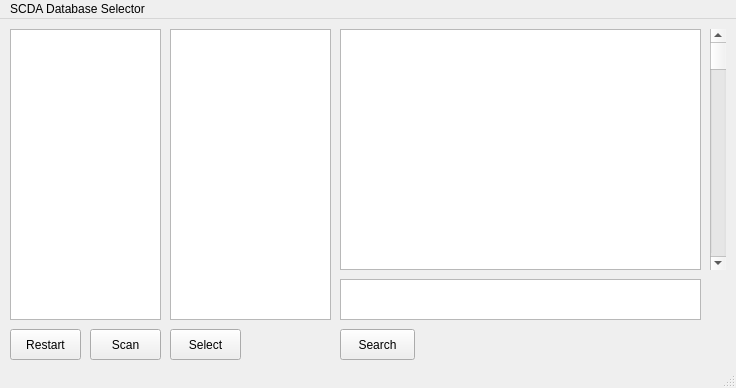
<?xml version="1.0" encoding="UTF-8"?>
<ui version="4.0">
 <class>MainWindow</class>
 <widget class="QMainWindow" name="MainWindow">
  <property name="geometry">
   <rect>
    <x>0</x>
    <y>0</y>
    <width>736</width>
    <height>388</height>
   </rect>
  </property>
  <property name="windowTitle">
   <string>MainWindow</string>
  </property>
  <widget class="QWidget" name="centralwidget">
   <widget class="QListView" name="listView">
    <property name="geometry">
     <rect>
      <x>10</x>
      <y>10</y>
      <width>151</width>
      <height>291</height>
     </rect>
    </property>
   </widget>
   <widget class="QListView" name="listView_2">
    <property name="geometry">
     <rect>
      <x>340</x>
      <y>10</y>
      <width>361</width>
      <height>241</height>
     </rect>
    </property>
   </widget>
   <widget class="QScrollBar" name="verticalScrollBar">
    <property name="geometry">
     <rect>
      <x>710</x>
      <y>10</y>
      <width>16</width>
      <height>241</height>
     </rect>
    </property>
    <property name="orientation">
     <enum>Qt::Vertical</enum>
    </property>
   </widget>
   <widget class="QTextEdit" name="textEdit">
    <property name="geometry">
     <rect>
      <x>340</x>
      <y>260</y>
      <width>361</width>
      <height>41</height>
     </rect>
    </property>
   </widget>
   <widget class="QPushButton" name="pushButton_2">
    <property name="geometry">
     <rect>
      <x>90</x>
      <y>310</y>
      <width>71</width>
      <height>31</height>
     </rect>
    </property>
    <property name="text">
     <string>Scan</string>
    </property>
   </widget>
   <widget class="QPushButton" name="pushButton">
    <property name="geometry">
     <rect>
      <x>10</x>
      <y>310</y>
      <width>71</width>
      <height>31</height>
     </rect>
    </property>
    <property name="text">
     <string>Restart</string>
    </property>
   </widget>
   <widget class="QPushButton" name="pushButton_4">
    <property name="geometry">
     <rect>
      <x>340</x>
      <y>310</y>
      <width>75</width>
      <height>31</height>
     </rect>
    </property>
    <property name="text">
     <string>Search</string>
    </property>
   </widget>
   <widget class="QListWidget" name="listWidget">
    <property name="geometry">
     <rect>
      <x>170</x>
      <y>10</y>
      <width>161</width>
      <height>291</height>
     </rect>
    </property>
   </widget>
   <widget class="QPushButton" name="pushButton_3">
    <property name="geometry">
     <rect>
      <x>170</x>
      <y>310</y>
      <width>71</width>
      <height>31</height>
     </rect>
    </property>
    <property name="text">
     <string>Select</string>
    </property>
   </widget>
  </widget>
  <widget class="QMenuBar" name="menubar">
   <property name="geometry">
    <rect>
     <x>0</x>
     <y>0</y>
     <width>736</width>
     <height>21</height>
    </rect>
   </property>
   <widget class="QMenu" name="menuSCDA_Database_Selector">
    <property name="title">
     <string>SCDA Database Selector</string>
    </property>
   </widget>
   <addaction name="menuSCDA_Database_Selector"/>
  </widget>
  <widget class="QStatusBar" name="statusbar"/>
 </widget>
 <resources/>
 <connections/>
</ui>
